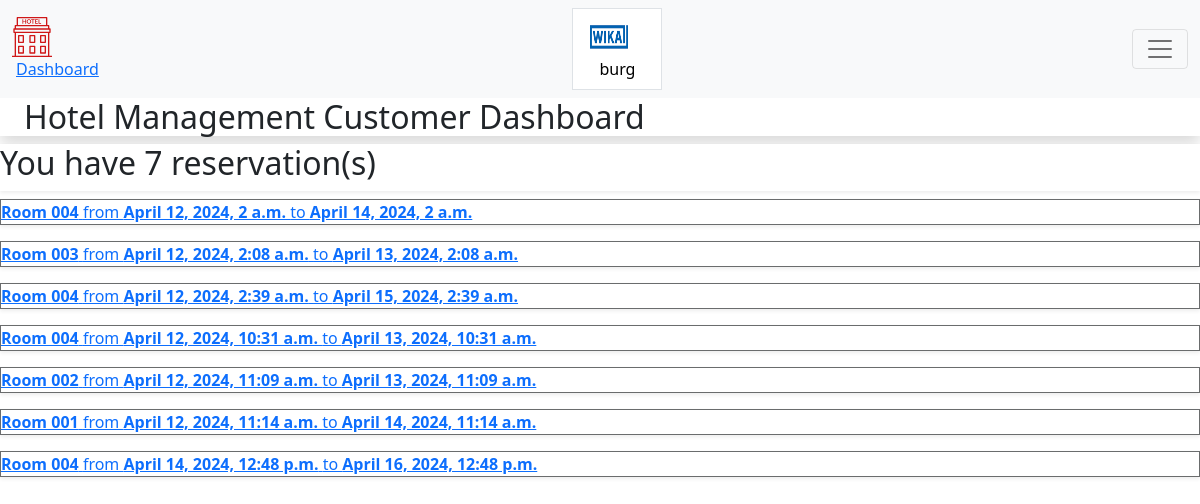
Before: /dashboard/ (signed in) with the older database file.
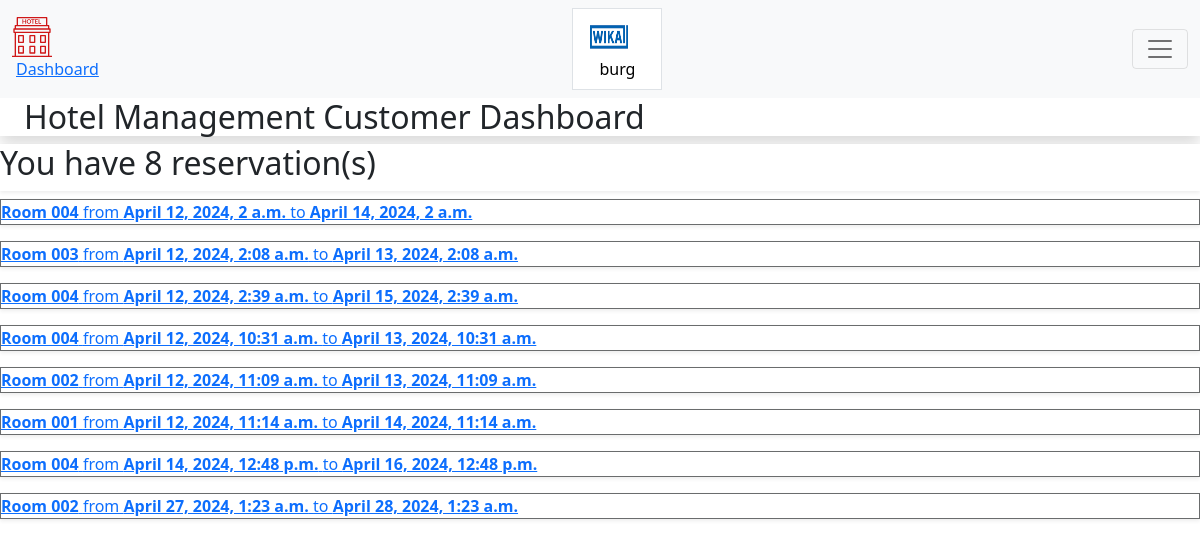
After: the same page with the newer database file.
### Customeruser/models.py (models this page shows, shortened)
class CustomBaseuser(AbstractBaseUser, PermissionsMixin):
    email = models.EmailField(_('email address'), unique=True)
    firstname = models.CharField(max_length=150, blank=False)
    lastname = models.CharField(max_length=150, blank=False)
    birth_date = models.DateField(blank=False, null=True)
    joined_date = models.DateTimeField(auto_now_add=True, null=True)
    phone_number = models.IntegerField(blank=False, null=True)
    profile_pic = models.ImageField(blank=False, null=True)
    email_verified = models.BooleanField(default=False)
    is_staff = models.BooleanField(default=False)
    is_superuser = models.BooleanField(default=False)
    objects = UserManager()
    USERNAME_FIELD = 'email'
    REQUIRED_FIELDS = ['firstname', 'lastname']

### reservation/models.py (models this page shows, shortened)
class ReservationModel(models.Model):
    user=models.ForeignKey(CustomBaseuser,on_delete=models.CASCADE)
    checkInDateandTime= models.DateTimeField(null=False,blank=False)
    preference=models.ForeignKey(Preferencemodel,on_delete=models.CASCADE,null=True)
    numberofdays = models.CharField(max_length=150, blank=False,null=True)
    payment=models.OneToOneField(PaymentModel,on_delete=models.CASCADE,null=True,blank=True)
    room = models.CharField(max_length=150, blank=False,null=True)
    def checkoutime(self):
        time = self.checkInDateandTime + datetime.timedelta(days=int(self.numberofdays))
        return time
    def getabsoluteurl(self):
        return reverse('reservation_id',kwargs={"id":self.id})

### Customeruser/views.py (the view)
# urls.py: path('dashboard/', dashboard, name='dashboard'),
@login_required(login_url='login')
def dashboard(request):
    userr=CustomBaseuser.objects.get(email=request.user.email)
    reservations = ReservationModel.objects.filter(user=userr)
    count=reservations.count()
    context={'reservations':reservations,'count':count,'user':userr}
    return render(request,'dashboard.html',context)

### templates/dashboard.html (shortened to what this page needs)
{% load static %}
<!DOCTYPE html>
<html lang="en">
<head>
    <link href="https://fonts.bunny.net/css?family=figtree:400,500,600&display=swap" rel="stylesheet" />
    <link href="https://cdn.jsdelivr.net/npm/bootstrap@5.1.3/dist/css/bootstrap.min.css" rel="stylesheet"
>
    <link rel="stylesheet" href="https://hotelmanagement.com.ng/public/build/assets/app-CxbmzRxr.css" />
    <link rel="stylesheet" href="{%static 'css/menu.css'%}" />
</head>
<body class="font-sans antialiased">
    <div class="min-h-screen bg-gray-100 dark:bg-gray-900">
        <nav class="navbar  navbar-light bg-light">
            <div class="container-fluid">
                <div class="flex">
                    <div class="shrink-0 flex items-center">
                        <a href="{%url 'home' %}">
                        </a>
                    </div>
                    <div class="hidden space-x-8 sm:-my-px sm:ms-10 sm:flex">
                        <a class="inline-flex items-center px-1 pt-1 border-b-2 border-indigo-400 dark:border-indigo-600 text-sm font-medium leading-5 text-gray-900 dark:text-gray-100 focus:outline-none focus:border-indigo-700 transition duration-150 ease-in-out"
                            href="{% url 'dashboard' %}">
                            Dashboard
                        </a>
                    </div>
                </div>
                <button class="sm:flex sm:items-center sm:ms-6 inline-flex items-center px-3 py-2 border
                    border-transparent text-sm leading-4 font-medium rounded-md text-gray-500 dark:text-gray-400
                    bg-white dark:bg-gray-800 hover:text-gray-700 dark:hover:text-gray-300 focus:outline-none transition
                    ease-in-out duration-150">
                    {% if user.profile_pic %}
                    <img src="{{user.profile_pic.url}}" alt=""
                        style="margin-right:1em; border-radius:10px; width:40px; height:40px;">
                    {%else%}
                    <img src="" alt="" style="margin-right:1em; border-radius:10px; width:40px; height:40px;">
                    {% endif %}
                    <div>
                        {{user.firstname}}
                    </div>
                </button>
                <button class="navbar-toggler" type="button" data-bs-toggle="collapse"
                    data-bs-target="#navbarSupportedContent" aria-controls="navbarSupportedContent"
                    aria-expanded="false" aria-label="Toggle navigation">
                    <span class="navbar-toggler-icon"></span>
                </button>
            </div>
        </nav>
        <header class="bg-white dark:bg-gray-800 shadow">
            <div class="max-w-7xl mx-auto py-6 px-4 sm:px-6 lg:px-8">
                <h2 class="font-semibold text-xl text-gray-800 dark:text-gray-200 leading-tight">
                    Hotel Management Customer Dashboard
                </h2>
            </div>
        </header>
        <main>
            <div class="py-6">
                <div class="max-w-7xl mx-auto sm:px-6 lg:px-8">
                    <div class="bg-white dark:bg-gray-800 overflow-hidden shadow-sm sm:rounded-lg">
                        <div class="p-6 text-gray-900 dark:text-gray-100">
                            <h2 class="text-lg font-medium text-gray-900 dark:text-gray-100">
                                You have
                                {{count}} reservation(s)
                            </h2>
                        </div>
                    </div>
                </div>
            </div>
            {% if reservations %}
            {% for i in reservations %}
            <a href="{{i.getabsoluteurl}}">
                <div class="py-2">
                    <div class="max-w-7xl mx-auto sm:px-6 lg:px-8">
                        <div class="bg-white dark:bg-gray-800 overflow-hidden shadow-sm sm:rounded-lg"
                            style="border: #6a6c6d 1px solid">
                            <div class="p-6 text-gray-900 dark:text-gray-100">
                                <b>{{i.room}}</b> from <b>{{i.checkInDateandTime}}</b> to <b>{{i.checkoutime}}
                                </b>
                            </div>
                        </div>
                    </div>
                </div>
            </a>
            {% endfor %}
            {%endif%}
        </main>
    </div>
</body>
</html>

Changed rows visible on the page:
added ReservationModel: room "Room 002", checkInDateandTime "April 27, 2024, 1:23 a.m.", checkoutime "April 28, 2024, 1:23 a.m."
Other visible differences:
{{ count }}: "7" → "8"
